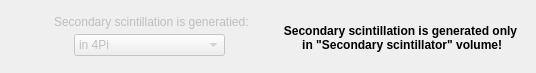
      <widget class="QWidget" name="tab">
       <attribute name="title">
        <string>SecScint</string>
       </attribute>
       <widget class="QFrame" name="fSecondaryLightGenType">
        <property name="enabled">
         <bool>false</bool>
        </property>
        <property name="geometry">
         <rect>
          <x>44</x>
          <y>10</y>
          <width>231</width>
          <height>54</height>
         </rect>
        </property>
        <property name="frameShape">
         <enum>QFrame::NoFrame</enum>
        </property>
        <property name="frameShadow">
         <enum>QFrame::Raised</enum>
        </property>
        <widget class="QLabel" name="label_144">
         <property name="geometry">
          <rect>
           <x>10</x>
           <y>4</y>
           <width>210</width>
           <height>16</height>
          </rect>
         </property>
         <property name="text">
          <string>Secondary scintillation is generatied:</string>
         </property>
        </widget>
        <widget class="QComboBox" name="cobSecScintillationGenType">
         <property name="geometry">
          <rect>
           <x>30</x>
           <y>24</y>
           <width>151</width>
           <height>22</height>
          </rect>
         </property>
         <item>
          <property name="text">
           <string>in 4Pi</string>
          </property>
         </item>
         <item>
          <property name="text">
           <string>in 2Pi, positive z (up)</string>
          </property>
         </item>
         <item>
          <property name="text">
           <string>in 2Pi, negative z (down)</string>
          </property>
         </item>
        </widget>
       </widget>
       <widget class="QLabel" name="label_240">
        <property name="geometry">
         <rect>
          <x>274</x>
          <y>22</y>
          <width>253</width>
          <height>31</height>
         </rect>
        </property>
        <property name="font">
         <font>
          <weight>75</weight>
          <bold>true</bold>
         </font>
        </property>
        <property name="text">
         <string>Secondary scintillation is generated only
 in &quot;Secondary scintillator&quot; volume!</string>
        </property>
        <property name="alignment">
         <set>Qt::AlignCenter</set>
        </property>
       </widget>
      </widget>
